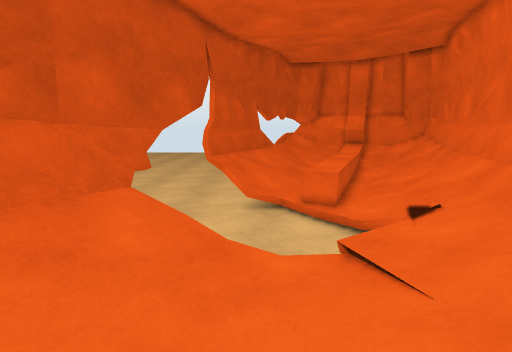
View 1 (above)

15 first-person views from a walk through a 3-D level made in the Unity game engine. The camera is 1.3 m above the floor, tilts 10° down and sees 90° across. The floor is counted in squares, 0.5 m on a side. Each view is taken from the middle of a square. On the plan, view 1 faces up. The plan holds only what a view shows up to about 18 squares ahead; the rest is blank. The place goes on beyond the plan. Some animated figures are left out.

View 2
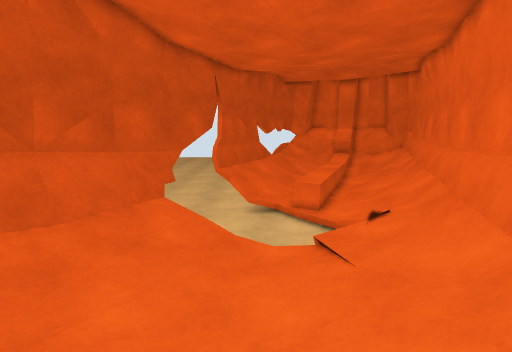

View 3
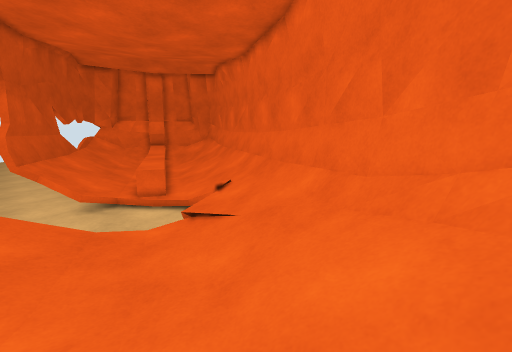

View 4
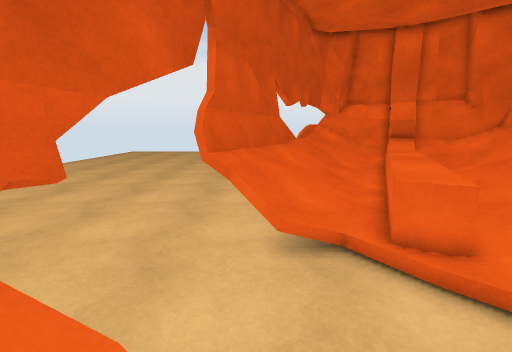

View 5
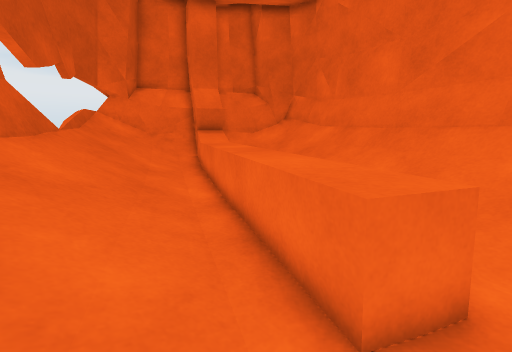

View 6
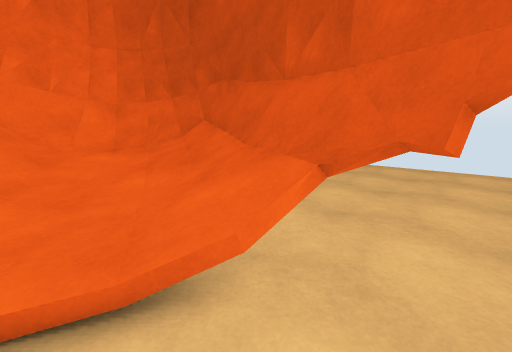

View 7
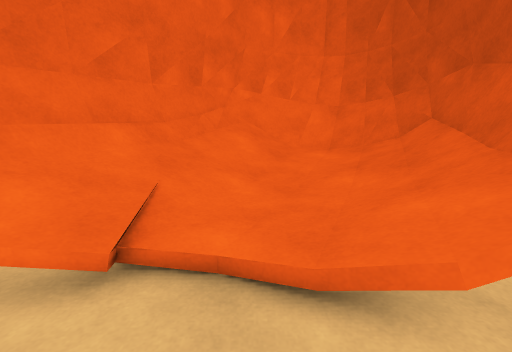

View 8
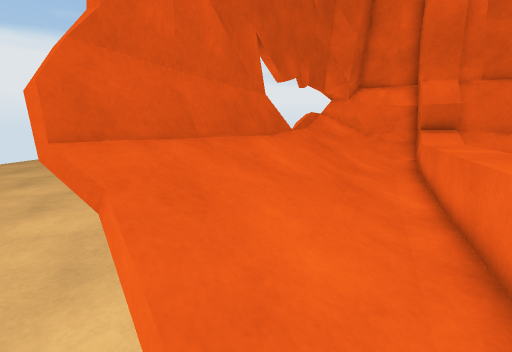

View 9
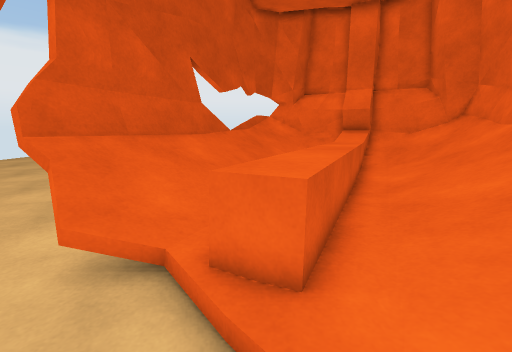

View 10
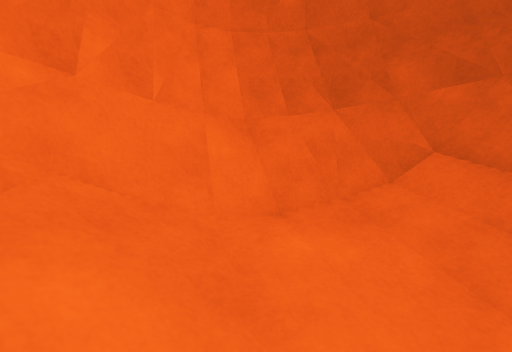

View 11
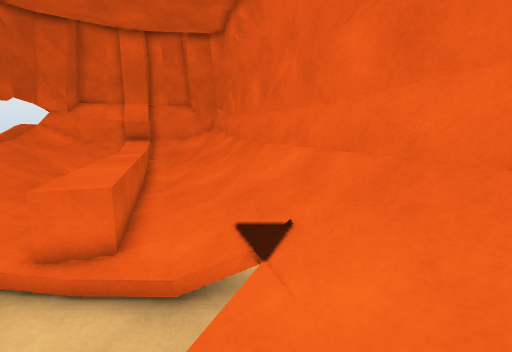

View 12
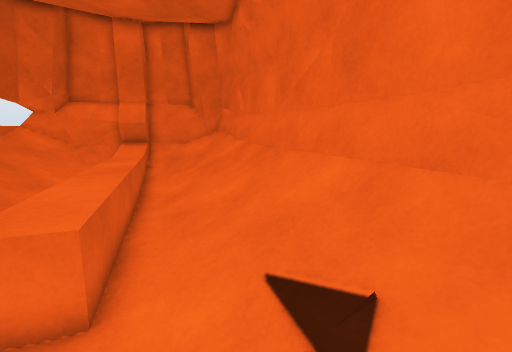

View 13
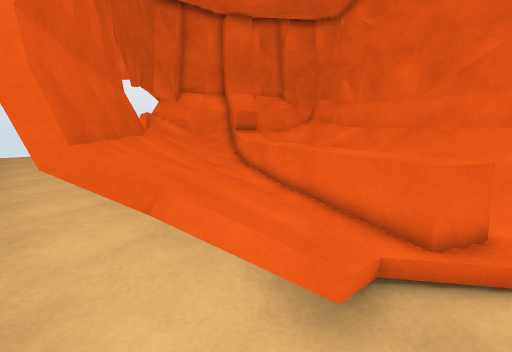

View 14
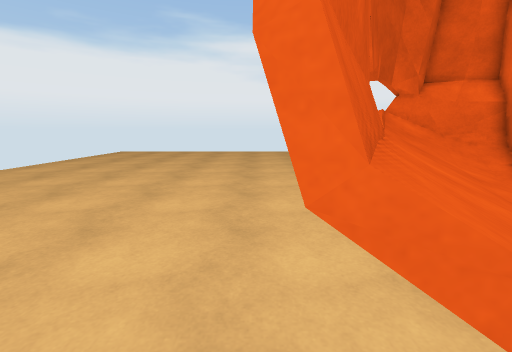

View 15
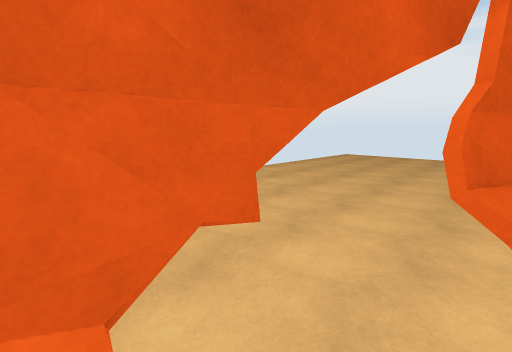

### Floor plan
Key: @ floor where view 1 was taken; # wall or solid block; . main floor; : floor 0.25 m higher than the main floor; + floor 0.5 m higher than the main floor; * floor 0.75 m higher than the main floor; % floor 1 m higher than the main floor; & floor 1.25 m higher than the main floor; / step, stairs or slope; = window, fence, low wall or low ledge; ^ raised ledge; v drop or lower ground; T thing the floor can be seen under or through.
Columns run from 9 left of view 1 to 15 right of it. Each row starts with its distance up from view 1.
 28 .vvvvvvvv      v
 27 .vvvvvvvv    #####v#
 26 .vvvvvvvv   #//#=####v
 25 .vvvvvvvv  ##/////##^^^
 24 .vvvvvvvv  #/////###/=^#
 23 ..vvvvvvvvv#////:^^ ///#
 22 ..vvvvvvvv#////:^^^+///##
 21 ..vvvvvvv#=////:^^:////##
 20 ...vvvvvv#////:^^^:////#
 19 ...vvvvv##////:^^::///=#
 18 ....vvvv#////:^^^:////##
 17 ....vvv##///::^^.:///=#
 16 ....vv##////:^^^::///##
 15 ......##///::^^.:////#
 14 ......##///:^^^::///##
 13 ..... ..v/::^^.:////#
 12 ........//.=^^::///##
 11 ....TT...../=.:////#
 10 ....TT....../::///=#
  9 vvv#TT......./:///#
  8 vvv#=/=/......=//=#
  7 vvv#=///:/../////#v
  6 vv#=///::..:/+//=#
  5 v #=///::.::////#v
  4  ###//:::::////=#
  3  #=///:::::////#v
  2  #=///::::////=#
  1  ##//++:://///#v
  0 ##///++++@///##
 -1 ##/**+++////=#
 -2 ##&%**++///###
 -3  #=///*////##
 -4  #=////###=#
 -5  ###///=^##
 -6   ##===###
 -7    #####

Positions as (right, up) in squares from view 1, and headings:
1: (0, 0), facing up
2: (0, -3), facing up
3: (-3, -3), facing up-right
4: (-1, 6), facing up
5: (0, 11), facing up-right
6: (0, 11), facing down-left
7: (0, 11), facing down
8: (0, 11), facing up
9: (3, 8), facing up
10: (1, 1), facing down-left
11: (2, 5), facing up-right
12: (3, 7), facing up-right
13: (-3, 11), facing up-right
14: (-3, 13), facing up
15: (-2, 8), facing up-left
